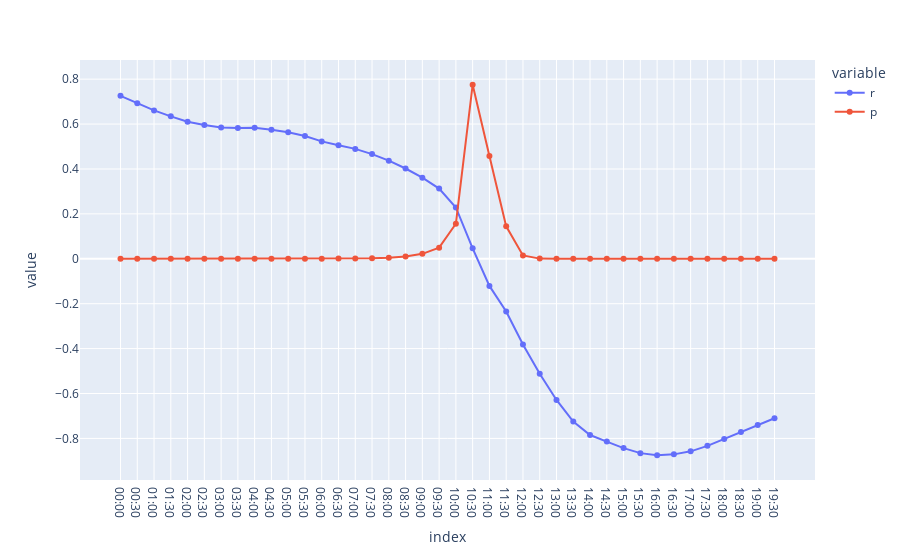

Here is the notebook cell this chart was saved with:
### Code cell
# Fer un dataframe amb les dades aconseguides
d = {'r':r, 'p':p}
df = pd.DataFrame(data=d,index=t)
df.index = df.index.strftime('%H:%M')
fig = px.line(df, x=df.index, y=["r", "p"], markers=True)
fig

### Figure 1 — Plotly figure (JSON) as saved in the notebook; plotly's stock layout.template omitted (floating-point values rounded to 4 significant figures)
{"data": [{"hovertemplate": "variable=r<br>index=%{x}<br>value=%{y}<extra></extra>", "legendgroup": "r", "line": {"color": "#636efa", "dash": "solid"}, "marker": {"symbol": "circle"}, "mode": "lines+markers", "name": "r", "orientation": "v", "showlegend": true, "type": "scatter", "x": ["00:00", "00:30", "01:00", "01:30", "02:00", "02:30", "03:00", "03:30", "04:00", "04:30", "05:00", "05:30", "06:00", "06:30", "07:00", "07:30", "08:00", "08:30", "09:00", "09:30", "10:00", "10:30", "11:00", "11:30", "12:00", "12:30", "13:00", "13:30", "14:00", "14:30", "15:00", "15:30", "16:00", "16:30", "17:00", "17:30", "18:00", "18:30", "19:00", "19:30"], "xaxis": "x", "y": [0.7258, 0.6924, 0.6608, 0.6344, 0.6106, 0.5958, 0.585, 0.5819, 0.5833, 0.5747, 0.5634, 0.5469, 0.5228, 0.5054, 0.4894, 0.4662, 0.4369, 0.402, 0.3612, 0.3125, 0.2285, 0.04663, -0.1209, -0.235, -0.382, -0.5125, -0.6288, -0.7251, -0.7849, -0.814, -0.8432, -0.8656, -0.875, -0.8711, -0.8576, -0.8331, -0.8028, -0.7716, -0.7399, -0.7103], "yaxis": "y"}, {"hovertemplate": "variable=p<br>index=%{x}<br>value=%{y}<extra></extra>", "legendgroup": "p", "line": {"color": "#EF553B", "dash": "solid"}, "marker": {"symbol": "circle"}, "mode": "lines+markers", "name": "p", "orientation": "v", "showlegend": true, "type": "scatter", "x": ["00:00", "00:30", "01:00", "01:30", "02:00", "02:30", "03:00", "03:30", "04:00", "04:30", "05:00", "05:30", "06:00", "06:30", "07:00", "07:30", "08:00", "08:30", "09:00", "09:30", "10:00", "10:30", "11:00", "11:30", "12:00", "12:30", "13:00", "13:30", "14:00", "14:30", "15:00", "15:30", "16:00", "16:30", "17:00", "17:30", "18:00", "18:30", "19:00", "19:30"], "xaxis": "x", "y": [1.161e-07, 7.425e-07, 3.473e-06, 1.102e-05, 2.866e-05, 4.988e-05, 7.367e-05, 8.187e-05, 7.823e-05, 0.0001051, 0.0001536, 0.0002604, 0.0005383, 0.000879, 0.001351, 0.002427, 0.004817, 0.01012, 0.02203, 0.04964, 0.1562, 0.7751, 0.4574, 0.1444, 0.015, 0.0007222, 1.389e-05, 1.212e-07, 2.043e-09, 1.684e-10, 8.602e-12, 5.649e-13, 1.553e-13, 2.709e-13, 1.582e-12, 2.573e-11, 4.622e-10, 5.621e-09, 4.879e-08, 2.845e-07], "yaxis": "y"}], "layout": {"legend": {"title": {"text": "variable"}, "tracegroupgap": 0}, "margin": {"t": 60}, "xaxis": {"anchor": "y", "domain": [0, 1], "title": {"text": "index"}}, "yaxis": {"anchor": "x", "domain": [0, 1], "title": {"text": "value"}}}}
